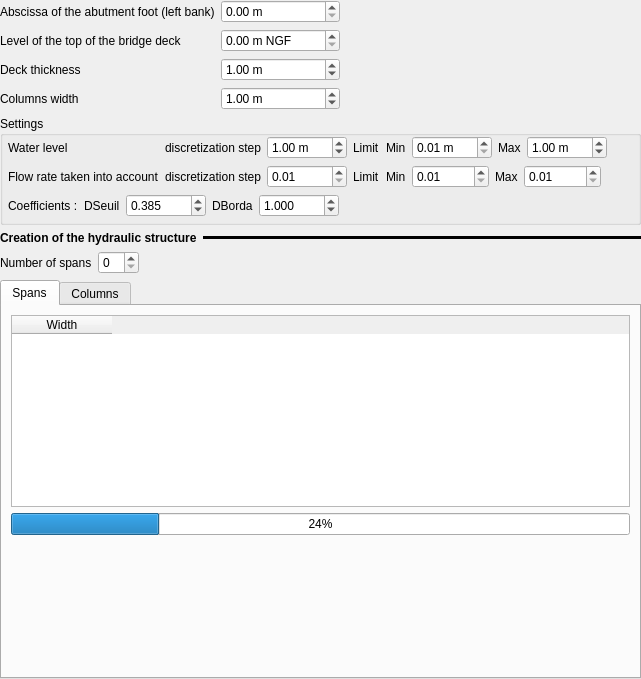
<?xml version="1.0" encoding="UTF-8"?>
<ui version="4.0">
 <class>Form</class>
 <widget class="QWidget" name="Form">
  <property name="geometry">
   <rect>
    <x>0</x>
    <y>0</y>
    <width>641</width>
    <height>679</height>
   </rect>
  </property>
  <property name="windowTitle">
   <string>Form</string>
  </property>
  <layout class="QVBoxLayout" name="verticalLayout">
   <property name="leftMargin">
    <number>0</number>
   </property>
   <property name="topMargin">
    <number>0</number>
   </property>
   <property name="rightMargin">
    <number>0</number>
   </property>
   <property name="bottomMargin">
    <number>0</number>
   </property>
   <item>
    <layout class="QGridLayout" name="gridLayout_2">
     <item row="1" column="1">
      <widget class="QDoubleSpinBox" name="dsb_abs_cul_rg">
       <property name="maximumSize">
        <size>
         <width>120</width>
         <height>16777215</height>
        </size>
       </property>
       <property name="suffix">
        <string> m</string>
       </property>
       <property name="maximum">
        <double>10000.000000000000000</double>
       </property>
      </widget>
     </item>
     <item row="2" column="0">
      <widget class="QLabel" name="label_6">
       <property name="text">
        <string>Level of the top of the bridge deck</string>
       </property>
      </widget>
     </item>
     <item row="3" column="0">
      <widget class="QLabel" name="label_13">
       <property name="text">
        <string>Deck thickness</string>
       </property>
      </widget>
     </item>
     <item row="1" column="0">
      <widget class="QLabel" name="label_17">
       <property name="text">
        <string>Abscissa of the abutment foot (left bank)</string>
       </property>
      </widget>
     </item>
     <item row="2" column="1">
      <widget class="QDoubleSpinBox" name="dsb_cote_tab">
       <property name="maximumSize">
        <size>
         <width>120</width>
         <height>16777215</height>
        </size>
       </property>
       <property name="suffix">
        <string> m NGF</string>
       </property>
       <property name="maximum">
        <double>10000.000000000000000</double>
       </property>
      </widget>
     </item>
     <item row="3" column="1">
      <widget class="QDoubleSpinBox" name="dsb_epai_tab">
       <property name="maximumSize">
        <size>
         <width>120</width>
         <height>16777215</height>
        </size>
       </property>
       <property name="suffix">
        <string> m</string>
       </property>
       <property name="minimum">
        <double>0.010000000000000</double>
       </property>
       <property name="maximum">
        <double>10000.000000000000000</double>
       </property>
       <property name="value">
        <double>1.000000000000000</double>
       </property>
      </widget>
     </item>
     <item row="4" column="0">
      <widget class="QLabel" name="label_2">
       <property name="text">
        <string>Columns width</string>
       </property>
      </widget>
     </item>
     <item row="4" column="1">
      <widget class="QDoubleSpinBox" name="dsb_larg_pil">
       <property name="maximumSize">
        <size>
         <width>120</width>
         <height>16777215</height>
        </size>
       </property>
       <property name="suffix">
        <string> m</string>
       </property>
       <property name="minimum">
        <double>0.010000000000000</double>
       </property>
       <property name="maximum">
        <double>10000.000000000000000</double>
       </property>
       <property name="value">
        <double>1.000000000000000</double>
       </property>
      </widget>
     </item>
     <item row="4" column="2">
      <spacer name="horizontalSpacer_3">
       <property name="orientation">
        <enum>Qt::Horizontal</enum>
       </property>
       <property name="sizeHint" stdset="0">
        <size>
         <width>40</width>
         <height>20</height>
        </size>
       </property>
      </spacer>
     </item>
    </layout>
   </item>
   <item>
    <widget class="QGroupBox" name="groupBox_4">
     <property name="title">
      <string>Settings</string>
     </property>
     <layout class="QVBoxLayout" name="verticalLayout_16">
      <property name="leftMargin">
       <number>5</number>
      </property>
      <property name="topMargin">
       <number>0</number>
      </property>
      <property name="rightMargin">
       <number>5</number>
      </property>
      <property name="bottomMargin">
       <number>5</number>
      </property>
      <item>
       <layout class="QGridLayout" name="gridLayout_9">
        <item row="1" column="1">
         <widget class="QLabel" name="label_4">
          <property name="text">
           <string>discretization step</string>
          </property>
         </widget>
        </item>
        <item row="1" column="0">
         <widget class="QLabel" name="label_30">
          <property name="text">
           <string>Flow rate taken into account</string>
          </property>
         </widget>
        </item>
        <item row="1" column="2">
         <widget class="QDoubleSpinBox" name="dsb_q_pas">
          <property name="maximumSize">
           <size>
            <width>80</width>
            <height>16777215</height>
           </size>
          </property>
          <property name="minimum">
           <double>0.010000000000000</double>
          </property>
          <property name="maximum">
           <double>10000.000000000000000</double>
          </property>
         </widget>
        </item>
        <item row="0" column="2">
         <widget class="QDoubleSpinBox" name="dsb_h_pas">
          <property name="maximumSize">
           <size>
            <width>80</width>
            <height>16777215</height>
           </size>
          </property>
          <property name="suffix">
           <string> m</string>
          </property>
          <property name="minimum">
           <double>0.010000000000000</double>
          </property>
          <property name="maximum">
           <double>10000.000000000000000</double>
          </property>
          <property name="value">
           <double>1.000000000000000</double>
          </property>
         </widget>
        </item>
        <item row="0" column="1">
         <widget class="QLabel" name="label">
          <property name="text">
           <string>discretization step</string>
          </property>
         </widget>
        </item>
        <item row="0" column="3">
         <widget class="QLabel" name="label_28">
          <property name="text">
           <string>Limit</string>
          </property>
         </widget>
        </item>
        <item row="0" column="0">
         <widget class="QLabel" name="label_29">
          <property name="text">
           <string>Water level</string>
          </property>
         </widget>
        </item>
        <item row="0" column="4">
         <layout class="QHBoxLayout" name="horizontalLayout_12">
          <item>
           <widget class="QLabel" name="label_34">
            <property name="text">
             <string>Min</string>
            </property>
           </widget>
          </item>
          <item>
           <widget class="QDoubleSpinBox" name="dsb_h_min">
            <property name="maximumSize">
             <size>
              <width>80</width>
              <height>16777215</height>
             </size>
            </property>
            <property name="suffix">
             <string> m</string>
            </property>
            <property name="minimum">
             <double>0.010000000000000</double>
            </property>
            <property name="maximum">
             <double>10000.000000000000000</double>
            </property>
           </widget>
          </item>
          <item>
           <widget class="QLabel" name="label_35">
            <property name="text">
             <string>Max</string>
            </property>
           </widget>
          </item>
          <item>
           <widget class="QDoubleSpinBox" name="dsb_h_max">
            <property name="maximumSize">
             <size>
              <width>80</width>
              <height>16777215</height>
             </size>
            </property>
            <property name="suffix">
             <string> m</string>
            </property>
            <property name="minimum">
             <double>0.010000000000000</double>
            </property>
            <property name="maximum">
             <double>10000.000000000000000</double>
            </property>
            <property name="value">
             <double>1.000000000000000</double>
            </property>
           </widget>
          </item>
          <item>
           <spacer name="horizontalSpacer_12">
            <property name="orientation">
             <enum>Qt::Horizontal</enum>
            </property>
            <property name="sizeHint" stdset="0">
             <size>
              <width>40</width>
              <height>20</height>
             </size>
            </property>
           </spacer>
          </item>
         </layout>
        </item>
        <item row="1" column="3">
         <widget class="QLabel" name="label_31">
          <property name="text">
           <string>Limit</string>
          </property>
         </widget>
        </item>
        <item row="1" column="4">
         <layout class="QHBoxLayout" name="horizontalLayout_11">
          <item>
           <widget class="QLabel" name="label_32">
            <property name="text">
             <string>Min</string>
            </property>
           </widget>
          </item>
          <item>
           <widget class="QDoubleSpinBox" name="dsb_q_min">
            <property name="maximumSize">
             <size>
              <width>80</width>
              <height>16777215</height>
             </size>
            </property>
            <property name="minimum">
             <double>0.010000000000000</double>
            </property>
            <property name="maximum">
             <double>10000.000000000000000</double>
            </property>
           </widget>
          </item>
          <item>
           <widget class="QLabel" name="label_33">
            <property name="text">
             <string>Max</string>
            </property>
           </widget>
          </item>
          <item>
           <widget class="QDoubleSpinBox" name="dsb_q_max">
            <property name="maximumSize">
             <size>
              <width>80</width>
              <height>16777215</height>
             </size>
            </property>
            <property name="minimum">
             <double>0.010000000000000</double>
            </property>
            <property name="maximum">
             <double>10000.000000000000000</double>
            </property>
           </widget>
          </item>
          <item>
           <spacer name="horizontalSpacer_11">
            <property name="orientation">
             <enum>Qt::Horizontal</enum>
            </property>
            <property name="sizeHint" stdset="0">
             <size>
              <width>40</width>
              <height>20</height>
             </size>
            </property>
           </spacer>
          </item>
         </layout>
        </item>
       </layout>
      </item>
      <item>
       <layout class="QHBoxLayout" name="horizontalLayout_13">
        <item>
         <widget class="QLabel" name="label_5">
          <property name="text">
           <string>Coefficients :</string>
          </property>
         </widget>
        </item>
        <item>
         <widget class="QLabel" name="label_37">
          <property name="text">
           <string>DSeuil</string>
          </property>
         </widget>
        </item>
        <item>
         <widget class="QDoubleSpinBox" name="dsb_ds">
          <property name="maximumSize">
           <size>
            <width>80</width>
            <height>16777215</height>
           </size>
          </property>
          <property name="decimals">
           <number>3</number>
          </property>
          <property name="maximum">
           <double>10000.000000000000000</double>
          </property>
          <property name="value">
           <double>0.385000000000000</double>
          </property>
         </widget>
        </item>
        <item>
         <widget class="QLabel" name="label_38">
          <property name="text">
           <string>DBorda</string>
          </property>
         </widget>
        </item>
        <item>
         <widget class="QDoubleSpinBox" name="dsb_borda">
          <property name="maximumSize">
           <size>
            <width>80</width>
            <height>16777215</height>
           </size>
          </property>
          <property name="decimals">
           <number>3</number>
          </property>
          <property name="maximum">
           <double>10000.000000000000000</double>
          </property>
          <property name="singleStep">
           <double>0.100000000000000</double>
          </property>
          <property name="value">
           <double>1.000000000000000</double>
          </property>
         </widget>
        </item>
        <item>
         <spacer name="horizontalSpacer_13">
          <property name="orientation">
           <enum>Qt::Horizontal</enum>
          </property>
          <property name="sizeHint" stdset="0">
           <size>
            <width>40</width>
            <height>20</height>
           </size>
          </property>
         </spacer>
        </item>
       </layout>
      </item>
     </layout>
    </widget>
   </item>
   <item>
    <layout class="QHBoxLayout" name="horizontalLayout_6">
     <item>
      <widget class="QLabel" name="label_11">
       <property name="sizePolicy">
        <sizepolicy hsizetype="Maximum" vsizetype="Preferred">
         <horstretch>0</horstretch>
         <verstretch>0</verstretch>
        </sizepolicy>
       </property>
       <property name="font">
        <font>
         <weight>75</weight>
         <bold>true</bold>
        </font>
       </property>
       <property name="text">
        <string>Creation of the hydraulic structure</string>
       </property>
      </widget>
     </item>
     <item>
      <widget class="Line" name="line_3">
       <property name="frameShadow">
        <enum>QFrame::Plain</enum>
       </property>
       <property name="lineWidth">
        <number>10</number>
       </property>
       <property name="midLineWidth">
        <number>4</number>
       </property>
       <property name="orientation">
        <enum>Qt::Horizontal</enum>
       </property>
      </widget>
     </item>
    </layout>
   </item>
   <item>
    <layout class="QHBoxLayout" name="horizontalLayout_2">
     <item>
      <widget class="QLabel" name="label_18">
       <property name="text">
        <string>Number of spans</string>
       </property>
      </widget>
     </item>
     <item>
      <widget class="QSpinBox" name="sb_nb_trav">
       <property name="maximumSize">
        <size>
         <width>80</width>
         <height>16777215</height>
        </size>
       </property>
       <property name="value">
        <number>0</number>
       </property>
      </widget>
     </item>
     <item>
      <spacer name="horizontalSpacer">
       <property name="orientation">
        <enum>Qt::Horizontal</enum>
       </property>
       <property name="sizeHint" stdset="0">
        <size>
         <width>40</width>
         <height>20</height>
        </size>
       </property>
      </spacer>
     </item>
    </layout>
   </item>
   <item>
    <widget class="QTabWidget" name="clas_met">
     <property name="currentIndex">
      <number>0</number>
     </property>
     <widget class="QWidget" name="ong_trav">
      <attribute name="title">
       <string>Spans</string>
      </attribute>
      <layout class="QVBoxLayout" name="verticalLayout_6">
       <item>
        <widget class="QTableWidget" name="tab_trav">
         <property name="sizePolicy">
          <sizepolicy hsizetype="Minimum" vsizetype="Expanding">
           <horstretch>0</horstretch>
           <verstretch>0</verstretch>
          </sizepolicy>
         </property>
         <property name="alternatingRowColors">
          <bool>true</bool>
         </property>
         <attribute name="verticalHeaderDefaultSectionSize">
          <number>24</number>
         </attribute>
         <column>
          <property name="text">
           <string>Width</string>
          </property>
         </column>
        </widget>
       </item>
       <item>
        <widget class="QProgressBar" name="progressBar">
         <property name="value">
          <number>24</number>
         </property>
        </widget>
       </item>
       <item>
        <spacer name="verticalSpacer">
         <property name="orientation">
          <enum>Qt::Vertical</enum>
         </property>
         <property name="sizeHint" stdset="0">
          <size>
           <width>20</width>
           <height>40</height>
          </size>
         </property>
        </spacer>
       </item>
      </layout>
     </widget>
     <widget class="QWidget" name="ong_pile">
      <attribute name="title">
       <string>Columns</string>
      </attribute>
      <layout class="QVBoxLayout" name="verticalLayout_2">
       <item>
        <widget class="QTableWidget" name="tab_pile">
         <property name="enabled">
          <bool>false</bool>
         </property>
         <property name="alternatingRowColors">
          <bool>true</bool>
         </property>
         <attribute name="verticalHeaderDefaultSectionSize">
          <number>24</number>
         </attribute>
         <column>
          <property name="text">
           <string>Width</string>
          </property>
         </column>
        </widget>
       </item>
      </layout>
     </widget>
    </widget>
   </item>
  </layout>
 </widget>
 <resources/>
 <connections/>
</ui>
